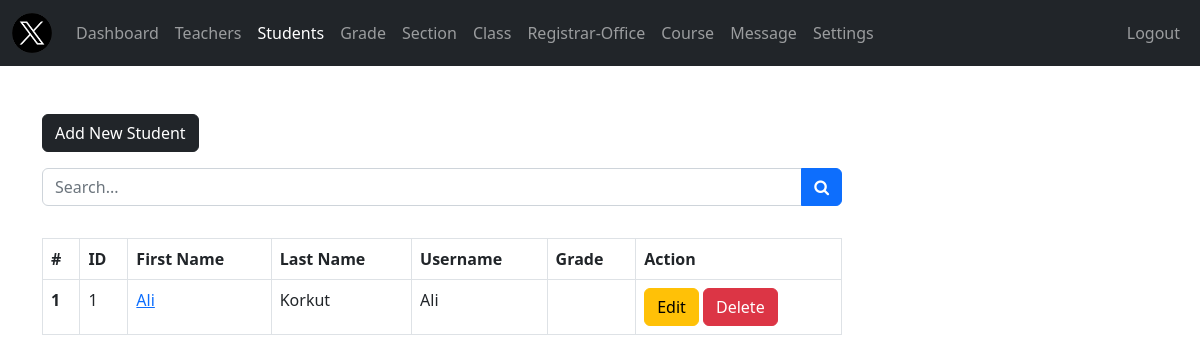
The page /admin/student.php (signed in) on the database its author committed.
### tables this page shows
CREATE TABLE `students` (
  `student_id` int(11) NOT NULL,
  `username` varchar(127) NOT NULL,
  `password` varchar(255) NOT NULL,
  `fname` varchar(127) NOT NULL,
  `lname` varchar(255) NOT NULL,
  `grade` int(11) NOT NULL,
  `section` int(11) NOT NULL,
  `address` varchar(31) NOT NULL,
  `gender` varchar(7) NOT NULL,
  `email_address` varchar(255) NOT NULL,
  `date_of_birth` date NOT NULL,
  `date_of_joined` timestamp NULL DEFAULT current_timestamp(),
  `parent_fname` varchar(127) NOT NULL,
  `parent_lname` varchar(127) NOT NULL,
  `parent_phone_number` varchar(31) NOT NULL
);

### admin/data/student.php (called while the page is built, shortened)
<?php
function getAllStudents($conn){
   $sql = "SELECT * FROM students";
   $stmt = $conn->prepare($sql);
   $stmt->execute();
   if ($stmt->rowCount() >= 1) {
     $students = $stmt->fetchAll();
     return $students;
   }else {
   	return 0;
   }
}

### admin/student.php (the view, shortened to what this page needs)
<?php
if (isset($_SESSION['admin_id']) &&
    isset($_SESSION['role'])) {
    if ($_SESSION['role'] == 'Admin') {
       include "../DB_connection.php";
       include "data/student.php";
       include "data/grade.php";
       $students = getAllStudents($conn);
 ?>
<!DOCTYPE html>
<html lang="en">
<head>
	<link rel="stylesheet" href="https://cdn.jsdelivr.net/npm/bootstrap@5.2.0/dist/css/bootstrap.min.css">
	<link rel="stylesheet" href="../css/style.css">
  <link rel="stylesheet" href="https://cdnjs.cloudflare.com/ajax/libs/font-awesome/4.7.0/css/font-awesome.min.css">
</head>
<body>
    <?php
        include "inc/navbar.php";
        if ($students != 0) {
     ?>
     <div class="container mt-5">
        <a href="student-add.php"
           class="btn btn-dark">Add New Student</a>
           <form action="student-search.php"
                 class="mt-3 n-table"
                 method="get">
             <div class="input-group mb-3">
                <input type="text"
                       class="form-control"
                       name="searchKey"
                       placeholder="Search...">
                <button class="btn btn-primary">
                        <i class="fa fa-search"
                           aria-hidden="true"></i>
                      </button>
             </div>
           </form>
           <div class="table-responsive">
              <table class="table table-bordered mt-3 n-table">
                <thead>
                  <tr>
                    <th scope="col">#</th>
                    <th scope="col">ID</th>
                    <th scope="col">First Name</th>
                    <th scope="col">Last Name</th>
                    <th scope="col">Username</th>
                    <th scope="col">Grade</th>
                    <th scope="col">Action</th>
                  </tr>
                </thead>
                <tbody>
                  <?php $i = 0; foreach ($students as $student ) {
                    $i++;  ?>
                  <tr>
                    <th scope="row"><?=$i?></th>
                    <td><?=$student['student_id']?></td>
                    <td>
                      <a href="student-view.php?student_id=<?=$student['student_id']?>">
                        <?=$student['fname']?>
                      </a>
                    </td>
                    <td><?=$student['lname']?></td>
                    <td><?=$student['username']?></td>
                    <td>
                    </td>
                    <td>
                        <a href="student-edit.php?student_id=<?=$student['student_id']?>"
                           class="btn btn-warning">Edit</a>
                        <a href="student-delete.php?student_id=<?=$student['student_id']?>"
                           class="btn btn-danger">Delete</a>
                    </td>
                  </tr>
                <?php } ?>
                </tbody>
              </table>
           </div>
         <?php } ?>
     </div>
</body>
</html>
<?php
  }else {
    header("Location: ../login.php");
    exit;
  }
}else {
	header("Location: ../login.php");
	exit;
}
?>

### css/style.css (style rules this page uses)
.n-table { max-width: 800px; }

### rows shown on the page
students: student_id "1", fname "Ali", lname "Korkut", username "Ali"
